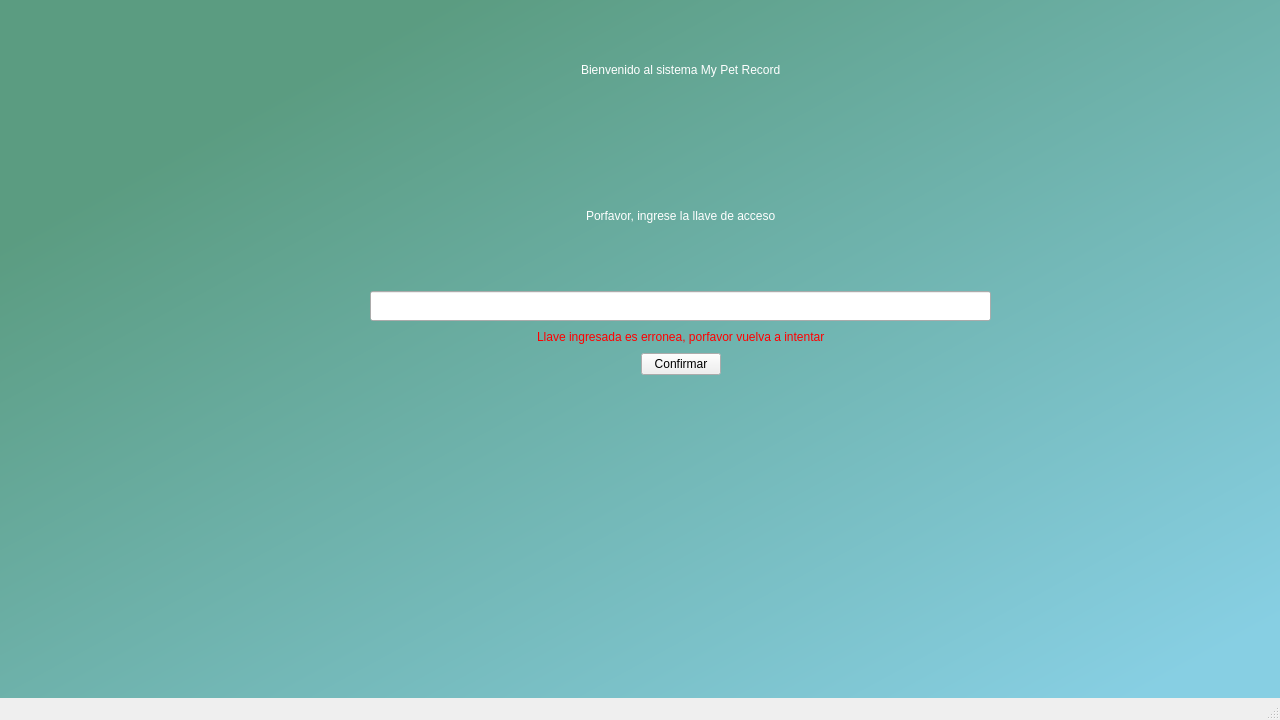
<?xml version="1.0" encoding="UTF-8"?>
<ui version="4.0">
 <class>MainWindow</class>
 <widget class="QMainWindow" name="MainWindow">
  <property name="geometry">
   <rect>
    <x>0</x>
    <y>0</y>
    <width>1280</width>
    <height>720</height>
   </rect>
  </property>
  <property name="minimumSize">
   <size>
    <width>1280</width>
    <height>720</height>
   </size>
  </property>
  <property name="maximumSize">
   <size>
    <width>1280</width>
    <height>720</height>
   </size>
  </property>
  <property name="windowTitle">
   <string>MainWindow</string>
  </property>
  <property name="styleSheet">
   <string notr="true">QWidget#centralwidget{
background-color: qlineargradient(spread:pad, x1:0, y1:0, x2:1, y2:1, stop:0.176136 rgba(91, 156, 129, 255), stop:0.943182 rgba(135, 207, 227, 255));}</string>
  </property>
  <widget class="QWidget" name="centralwidget">
   <widget class="QWidget" name="verticalLayoutWidget">
    <property name="geometry">
     <rect>
      <x>370</x>
      <y>0</y>
      <width>621</width>
      <height>701</height>
     </rect>
    </property>
    <layout class="QVBoxLayout" name="verticalLayout" stretch="3,3,3,0,0,7">
     <item>
      <layout class="QHBoxLayout" name="horizontalLayout_2">
       <item>
        <spacer name="horizontalSpacer_3">
         <property name="orientation">
          <enum>Qt::Horizontal</enum>
         </property>
         <property name="sizeHint" stdset="0">
          <size>
           <width>40</width>
           <height>20</height>
          </size>
         </property>
        </spacer>
       </item>
       <item>
        <widget class="QLabel" name="label_2">
         <property name="styleSheet">
          <string notr="true">font: 16pt &quot;MS Shell Dlg 2&quot;;
color: rgb(255, 255, 255);</string>
         </property>
         <property name="text">
          <string>Bienvenido al sistema My Pet Record</string>
         </property>
        </widget>
       </item>
       <item>
        <spacer name="horizontalSpacer_4">
         <property name="orientation">
          <enum>Qt::Horizontal</enum>
         </property>
         <property name="sizeHint" stdset="0">
          <size>
           <width>40</width>
           <height>20</height>
          </size>
         </property>
        </spacer>
       </item>
      </layout>
     </item>
     <item>
      <layout class="QHBoxLayout" name="horizontalLayout">
       <item>
        <spacer name="horizontalSpacer">
         <property name="orientation">
          <enum>Qt::Horizontal</enum>
         </property>
         <property name="sizeHint" stdset="0">
          <size>
           <width>40</width>
           <height>20</height>
          </size>
         </property>
        </spacer>
       </item>
       <item>
        <widget class="QLabel" name="label">
         <property name="styleSheet">
          <string notr="true">font: 14pt &quot;MS Shell Dlg 2&quot;;
color: rgb(255, 255, 255);</string>
         </property>
         <property name="text">
          <string>Porfavor, ingrese la llave de acceso</string>
         </property>
        </widget>
       </item>
       <item>
        <spacer name="horizontalSpacer_2">
         <property name="orientation">
          <enum>Qt::Horizontal</enum>
         </property>
         <property name="sizeHint" stdset="0">
          <size>
           <width>40</width>
           <height>20</height>
          </size>
         </property>
        </spacer>
       </item>
      </layout>
     </item>
     <item>
      <widget class="QLineEdit" name="keyInput">
       <property name="sizePolicy">
        <sizepolicy hsizetype="Expanding" vsizetype="Fixed">
         <horstretch>0</horstretch>
         <verstretch>0</verstretch>
        </sizepolicy>
       </property>
       <property name="minimumSize">
        <size>
         <width>0</width>
         <height>30</height>
        </size>
       </property>
       <property name="styleSheet">
        <string notr="true">font: 10pt &quot;MS Shell Dlg 2&quot;;</string>
       </property>
       <property name="text">
        <string/>
       </property>
       <property name="alignment">
        <set>Qt::AlignCenter</set>
       </property>
      </widget>
     </item>
     <item>
      <layout class="QHBoxLayout" name="horizontalLayout_4">
       <item>
        <spacer name="horizontalSpacer_8">
         <property name="orientation">
          <enum>Qt::Horizontal</enum>
         </property>
         <property name="sizeHint" stdset="0">
          <size>
           <width>40</width>
           <height>20</height>
          </size>
         </property>
        </spacer>
       </item>
       <item>
        <widget class="QLabel" name="label_3">
         <property name="visible">
          <bool>false</bool>
         </property>
         <property name="styleSheet">
          <string notr="true">color: rgb(255, 0, 0);</string>
         </property>
         <property name="text">
          <string>Llave ingresada es erronea, porfavor vuelva a intentar</string>
         </property>
        </widget>
       </item>
       <item>
        <spacer name="horizontalSpacer_7">
         <property name="orientation">
          <enum>Qt::Horizontal</enum>
         </property>
         <property name="sizeHint" stdset="0">
          <size>
           <width>40</width>
           <height>20</height>
          </size>
         </property>
        </spacer>
       </item>
      </layout>
     </item>
     <item>
      <layout class="QHBoxLayout" name="horizontalLayout_3">
       <item>
        <spacer name="horizontalSpacer_5">
         <property name="orientation">
          <enum>Qt::Horizontal</enum>
         </property>
         <property name="sizeHint" stdset="0">
          <size>
           <width>40</width>
           <height>20</height>
          </size>
         </property>
        </spacer>
       </item>
       <item>
        <widget class="QPushButton" name="botonConfirmarkey">
         <property name="styleSheet">
          <string notr="true"/>
         </property>
         <property name="text">
          <string>Confirmar</string>
         </property>
         <property name="checkable">
          <bool>false</bool>
         </property>
        </widget>
       </item>
       <item>
        <spacer name="horizontalSpacer_6">
         <property name="orientation">
          <enum>Qt::Horizontal</enum>
         </property>
         <property name="sizeHint" stdset="0">
          <size>
           <width>40</width>
           <height>20</height>
          </size>
         </property>
        </spacer>
       </item>
      </layout>
     </item>
     <item>
      <spacer name="verticalSpacer">
       <property name="orientation">
        <enum>Qt::Vertical</enum>
       </property>
       <property name="sizeType">
        <enum>QSizePolicy::Preferred</enum>
       </property>
       <property name="sizeHint" stdset="0">
        <size>
         <width>20</width>
         <height>48</height>
        </size>
       </property>
      </spacer>
     </item>
    </layout>
   </widget>
  </widget>
  <widget class="QStatusBar" name="statusbar"/>
 </widget>
 <resources/>
 <connections/>
</ui>
